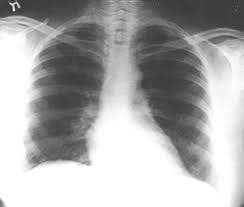
%> input picture Practical-9/Contrast Stretching/Test Image/image5.jpg, 244 x 207 px
$ octave prac9_cs.m   (GNU Octave 9; MATLAB toolbox functions it lacks are replaced by stand-ins)
%> lines starting %> are read from the running program, lines starting %| are printed output that depends on the picture
img = imread('D:\Anthony\image5.jpg');
%> img is the input picture: size 207x244x3 uint8; min 38, max 255, mean 172.9
a = min(img(:));
%> a = 38
b = max(img(:));
%> b = 255
cs_img = (img - a) * ( 255 / (b - a));
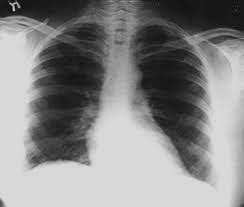
%> cs_img: size 207x244x3 uint8; min 0, max 217, mean 134.9
imshow([img, cs_img]);
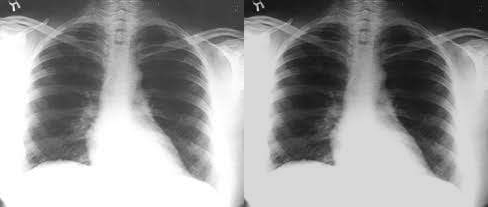
%> displayed picture: size 207x488x3, on the screen's scale of 0 to 255; min 0, max 255, mean 153.9
